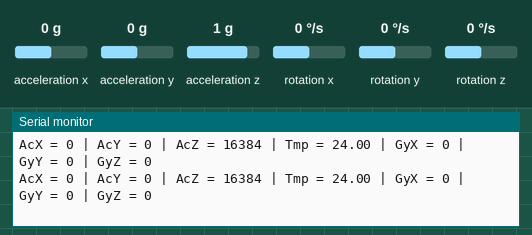
A sketch run on a simulated Arduino Uno, built with avr-gcc and run on an emulated ATmega328P. On the bench: the last lines printed to the serial monitor. Wiring (inferred from the names in the program): MPU-6050 motion sensor at I2C address 0x68. The test bench sets the inputs (shaded band); at power-on: acceleration x 0 g, acceleration y 0 g, acceleration z 1 g, rotation x 0 °/s, rotation y 0 °/s, rotation z 0 °/s.

Above: at 1.2 s.
1.3 s: acceleration x set to -1.4 g
At 1.9 s:
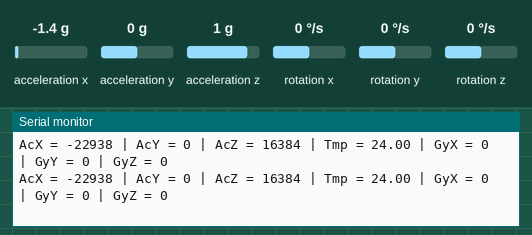
4.3 s: acceleration y set to -1.4 g
At 4.53 s:
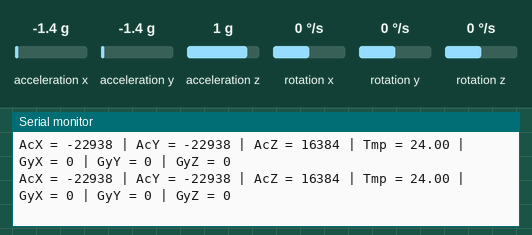
7.3 s: acceleration z set to 0 g
At 7.33 s:
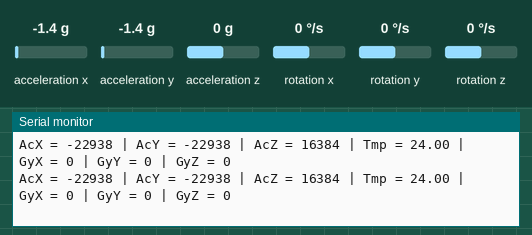
10.3 s: rotation x set to -192 °/s
At 10.54 s:
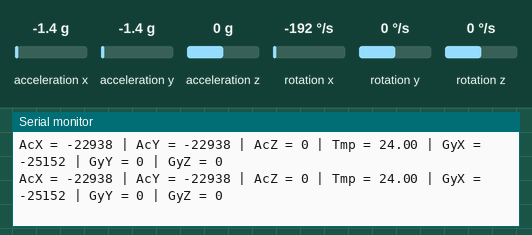
13.3 s: rotation y set to -192 °/s
At 13.47 s:
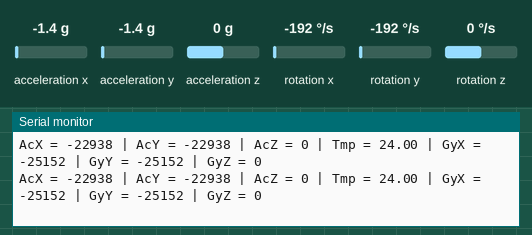
16.3 s: rotation z set to -192 °/s
At 16.57 s:
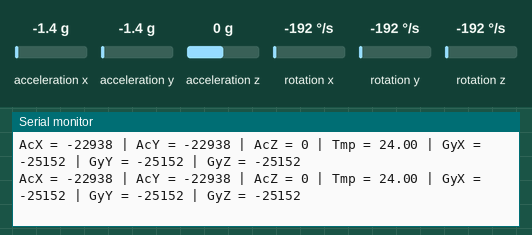

The sketch:

gplus_MPU2Fastled.ino
```cpp
// MPU-6050 Short Example Sketch
// By Arduino User JohnChi
// August 17, 2014
// Public Domain
//
// found here https://plus.google.com/114004081524062063116/posts/E1aWjLT7xqt
//
//
//
//


#include<Wire.h>
const int MPU = 0x68; // I2C address of the MPU-6050
int16_t AcX, AcY, AcZ, Tmp, GyX, GyY, GyZ;


#include <FastLED.h>                                           // FastLED library

#define LED_DT A0                                              // Data pin
#define NUM_LEDS 10                                            // Number of LED's
#define COLOR_ORDER GRB                                        // Change the order as necessary
#define LED_TYPE WS2812                                        // What kind of strip are you using?
#define BRIGHTNESS  196                                        // How bright do we want to go

CRGB leds[NUM_LEDS];                                    // Initializxe our array


// Initialize global variables for sequences
int thisdelay = 50;                                                 // A delay value for the sequence(s)
int thishue = 179;
int thissat = 255;


void setup() {
  Wire.begin();
  Wire.beginTransmission(MPU);
  Wire.write(0x6B);  // PWR_MGMT_1 register
  Wire.write(0);     // set to zero (wakes up the MPU-6050)
  Wire.endTransmission(true);
  Serial.begin(9600);
  LEDS.addLeds<LED_TYPE, LED_DT, COLOR_ORDER>(leds, NUM_LEDS).setCorrection(TypicalLEDStrip);
  FastLED.setBrightness(BRIGHTNESS);
  set_max_power_in_volts_and_milliamps(5, 500);
}

void loop() {
  Wire.beginTransmission(MPU);
  Wire.write(0x3B);  // starting with register 0x3B (ACCEL_XOUT_H)
  Wire.endTransmission(false);
  Wire.requestFrom(MPU, 14, true); // request a total of 14 registers
  AcX = Wire.read() << 8 | Wire.read(); // 0x3B (ACCEL_XOUT_H) & 0x3C (ACCEL_XOUT_L)
  AcY = Wire.read() << 8 | Wire.read(); // 0x3D (ACCEL_YOUT_H) & 0x3E (ACCEL_YOUT_L)
  AcZ = Wire.read() << 8 | Wire.read(); // 0x3F (ACCEL_ZOUT_H) & 0x40 (ACCEL_ZOUT_L)
  Tmp = Wire.read() << 8 | Wire.read(); // 0x41 (TEMP_OUT_H) & 0x42 (TEMP_OUT_L)
  GyX = Wire.read() << 8 | Wire.read(); // 0x43 (GYRO_XOUT_H) & 0x44 (GYRO_XOUT_L)
  GyY = Wire.read() << 8 | Wire.read(); // 0x45 (GYRO_YOUT_H) & 0x46 (GYRO_YOUT_L)
  GyZ = Wire.read() << 8 | Wire.read(); // 0x47 (GYRO_ZOUT_H) & 0x48 (GYRO_ZOUT_L)
  Serial.print("AcX = "); Serial.print(AcX);
  Serial.print(" | AcY = "); Serial.print(AcY);
  Serial.print(" | AcZ = "); Serial.print(AcZ);
  Serial.print(" | Tmp = "); Serial.print(Tmp / 340.00 + 36.53); //equation for temperature in degrees C from datasheet
  Serial.print(" | GyX = "); Serial.print(GyX);
  Serial.print(" | GyY = "); Serial.print(GyY);
  Serial.print(" | GyZ = "); Serial.println(GyZ);
  delay(3);


  int i = map(AcX, -32000, 32000, 1, NUM_LEDS);
  for (int i = 0; i < NUM_LEDS; i++)
    leds[i] = CRGB::Red;
  fill_solid(leds, NUM_LEDS, CRGB::Black);


}
```

Measured:
- after the input at 1.3 s, the serial monitor: prints a new line after 0.14 s (image 1)
- after the input at 4.3 s, the serial monitor: prints a new line after 0.13 s (image 2)
- after the input at 10.3 s, the serial monitor: prints a new line after 0.14 s (image 4)
- after the input at 13.3 s, the serial monitor: prints a new line after 0.06 s (image 5)
- after the input at 16.3 s, the serial monitor: prints a new line after 0.16 s (image 6)
